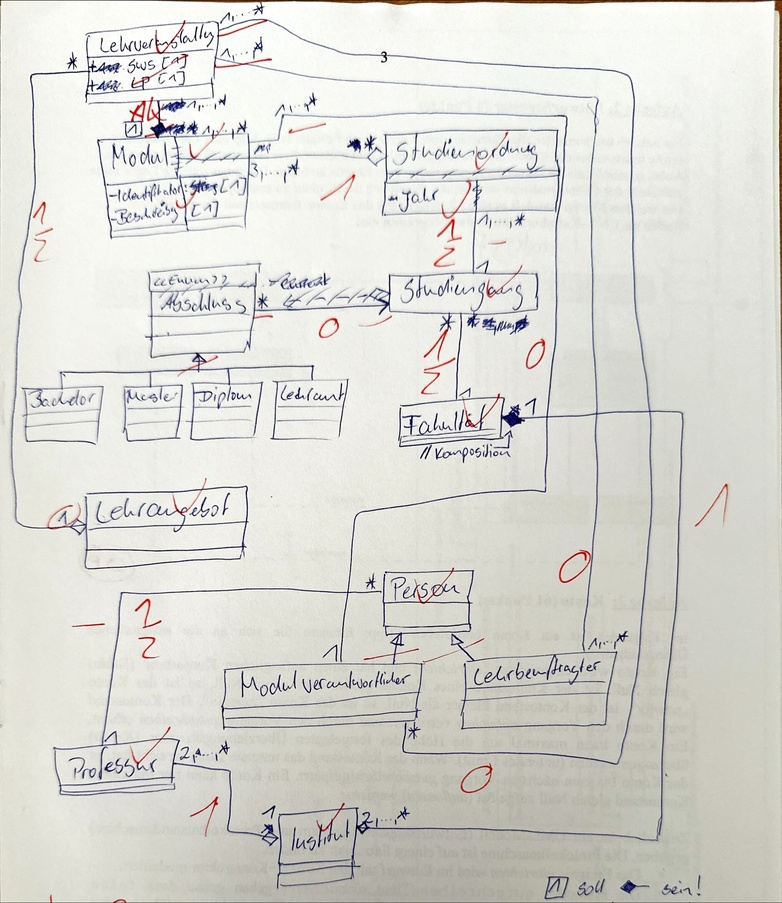
#> input picture streamlit/test/6784dab6-09.05.25_09_58_Microsoft_Lens7_35.jpeg, 782 x 903 px, shrunk from 1870 x 2160 before the run; its folder holds only this picture in this run
$ python -i predictor.py   (imports and definitions only)
#> lines starting #> are read from the running program, lines starting #| are printed output that depends on the picture
#> in preprocess, image is the input picture: shape (903, 782, 3); mean B, G, R 211.3, 217.2, 217.8
import os
import logging

from control_models.base import ControlModel

from typing import List, Dict, Optional, Tuple
from collections import defaultdict
import tempfile
import cv2
import numpy as np
from shapely.geometry import Polygon
from math import sqrt
import copy

logger = logging.getLogger(__name__)
# [2 lines not run here, left out]

def calculate_global_median_color(image, num_samples=1000):
#> called with num_samples = 1000
    h, w, _ = image.shape
#> h = 903; w = 782
    total_pixels = h * w
#> total_pixels = 706146

    # Flatten the image to a 2D array of pixels (N, 3)
    flat_pixels = image.reshape(-1, 3)

    # Randomly choose pixel indices without replacement
    if num_samples > total_pixels:
        num_samples = total_pixels
    indices = np.random.choice(total_pixels, size=num_samples, replace=False)

    # Sampled pixel values
    sampled_pixels = flat_pixels[indices]
#> sampled_pixels = 1000 rows, first 8: [220, 225, 224], [238, 244, 243], [240, 246, 245], [255, 255, 254], [221, 227, 226], [242, 247, 245], [232, 232, 232], [242, 248, 247]

    # Calculate median for each channel
    median_b = int(np.median(sampled_pixels[:, 0]))
#> median_b = 218
    median_g = int(np.median(sampled_pixels[:, 1]))
#> median_g = 226
    median_r = int(np.median(sampled_pixels[:, 2]))
#> median_r = 226

    return median_b, median_g, median_r

def is_dark_mode(image):
    (median_r, median_g, median_b) = calculate_global_median_color(image)
#> median_r = 218; median_g = 226; median_b = 226
    median_color_brightness = (median_r + median_g + median_b) / 3
#> median_color_brightness = 223.3
    return median_color_brightness < 128

def preprocess(source_image_path, target_image_path=None):
    base, ext = os.path.splitext(os.path.basename(source_image_path))
    image = cv2.imread(source_image_path, cv2.IMREAD_UNCHANGED)

    # Preprocessing
    logger.info(f"Preprocessing to {source_image_path}")
    try:
        if len(image.shape) == 2:
            # Grayscale to RGB
            image = cv2.cvtColor(image, cv2.COLOR_GRAY2RGB)
        # Check if image has an alpha channel
        if image.shape[2] == 4:
            # Convert image to float for proper blending
            b, g, r, a = cv2.split(image.astype(float))

            # Normalize alpha to range 0..1
            alpha = a / 255.0

            # Create white background
            white = np.ones_like(alpha) * 255.0

            # Composite each channel over white
            b = b * alpha + white * (1 - alpha)
            g = g * alpha + white * (1 - alpha)
            r = r * alpha + white * (1 - alpha)

            # Stack and convert back to uint8
            image = cv2.merge([b, g, r]).astype(np.uint8)

        if is_dark_mode(image):
            logger.info("Dark mode detected. Inverting image...")
            image = cv2.bitwise_not(image)

        # Add white border
        border_pixels = 10
#> border_pixels = 10
        image = cv2.copyMakeBorder(
            image,
            top=border_pixels,
            bottom=border_pixels,
            left=border_pixels,
            right=border_pixels,
            borderType=cv2.BORDER_CONSTANT,
            value=[255, 255, 255]  # white
        )
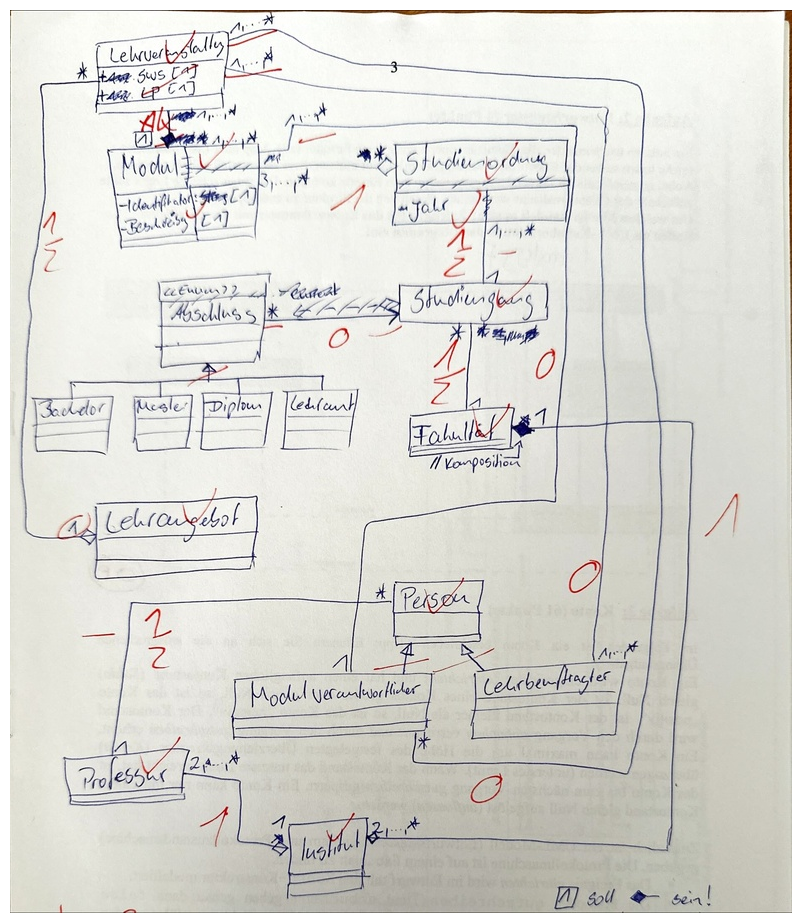
#> image: shape (923, 802, 3); mean B, G, R 213.3, 219, 219.5

        # Save the preprocessed image to a temporary path
        if target_image_path is not None:
            with open(target_image_path, "w", encoding="utf-8"):
                cv2.imwrite(target_image_path, image)
                return target_image_path
        else:
            with tempfile.NamedTemporaryFile(mode='w', delete=False, suffix=f"{base}_preprocessed{ext}") as temp_file:
                temp_path = temp_file.name
                cv2.imwrite(temp_path, image)
                return temp_path
    except Exception as e:
        raise Exception(f"Error during preprocessing.", e)

# [93 lines left out: functions calculate_intersection_area, clear_overlapping_regions, clean_points, points_to_clean_polygon, not called in this run]

def polygon_overlap_relative(poly_a, poly_b):
    inter = poly_a.intersection(poly_b).area
    return inter / (min(poly_a.area, poly_b.area) + 1e-6)

# [100 lines left out: functions polygon_to_points_safe, calculate_stretch_distance, save_polygon_to_file, find, union, extract_loops, not called in this run]

import matplotlib.pyplot as plt
from shapely.geometry import Polygon
from shapely.geometry.base import BaseGeometry

# [493 lines left out: functions plot_shapely_polygon, merge_relationships, stitch_predictions, tile_image, predict_regions, predict_classes and 4 more, not called in this run]

def predict_multiplicities(model, path):
    return model.predict_regions(path)

def get_bounding_box_relative(region):
    return (region['value']['x'], region['value']['y'], region['value']['width'], region['value']['height'])

>>> result = preprocess('test/6784dab6-09.05.25_09_58_Microsoft_Lens7_35.jpeg')

$ run again, on streamlit/test/IMG_3404.JPG
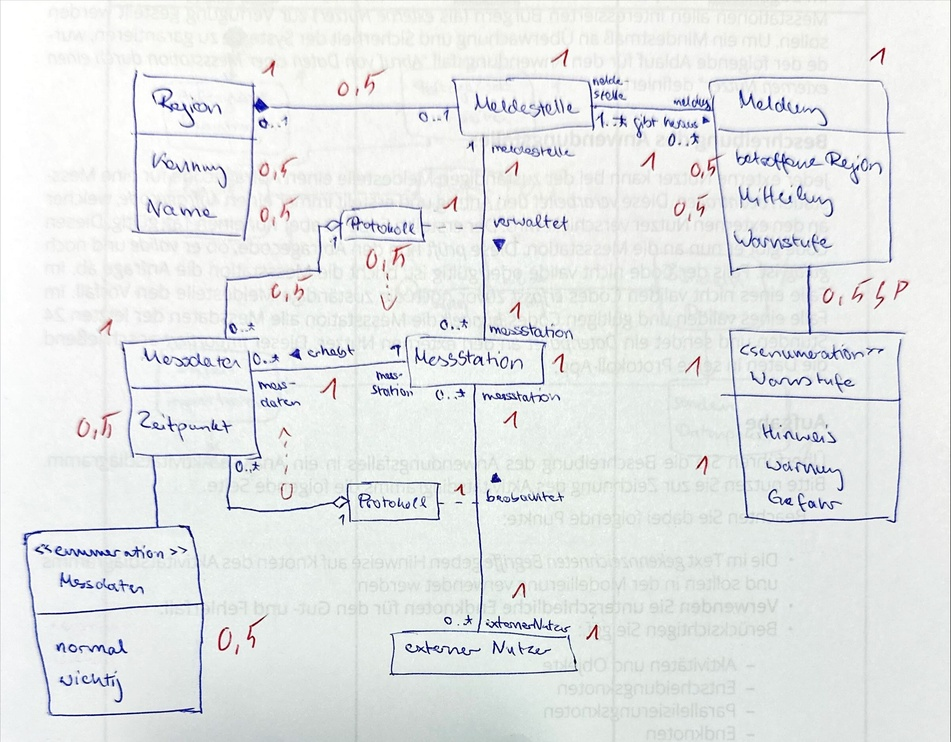
#> input picture streamlit/test/IMG_3404.JPG, 951 x 742 px, shrunk from 2399 x 1870 before the run
#> in preprocess, image is the input picture: shape (742, 951, 3); mean B, G, R 231.7, 232, 229.3
#> sampled_pixels = 1000 rows, first 8: [231, 235, 229], [240, 242, 242], [249, 255, 250], [226, 230, 224], [236, 238, 232], [249, 249, 249], [245, 247, 248], [255, 254, 254]
#> in calculate_global_median_color, `median_b = int(np.median(sampled_pixels[:, 0]))`: median_b = 236
#> in calculate_global_median_color, `median_g = int(np.median(sampled_pixels[:, 1]))`: median_g = 239
#> in calculate_global_median_color, `median_r = int(np.median(sampled_pixels[:, 2]))`: median_r = 235
#> in is_dark_mode, `(median_r, median_g, median_b) = calculate_global_median_color(image)`: median_r = 236; median_g = 239; median_b = 235
#> median_color_brightness = 236.7
#> border_pixels = 10
#> in preprocess, `image = cv2.copyMakeBorder( image, top=border_pixels, bottom=border_pi..`:
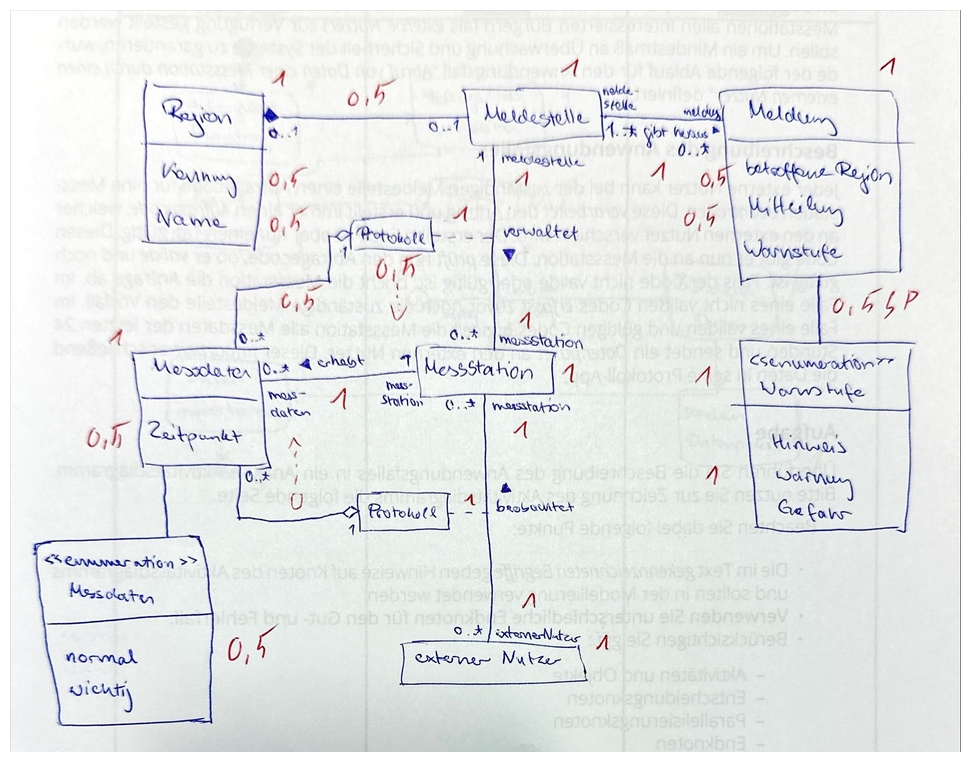
#> image: shape (762, 971, 3); mean B, G, R 232.8, 233.1, 230.5

$ run again, on streamlit/test/IMG_3500.JPG
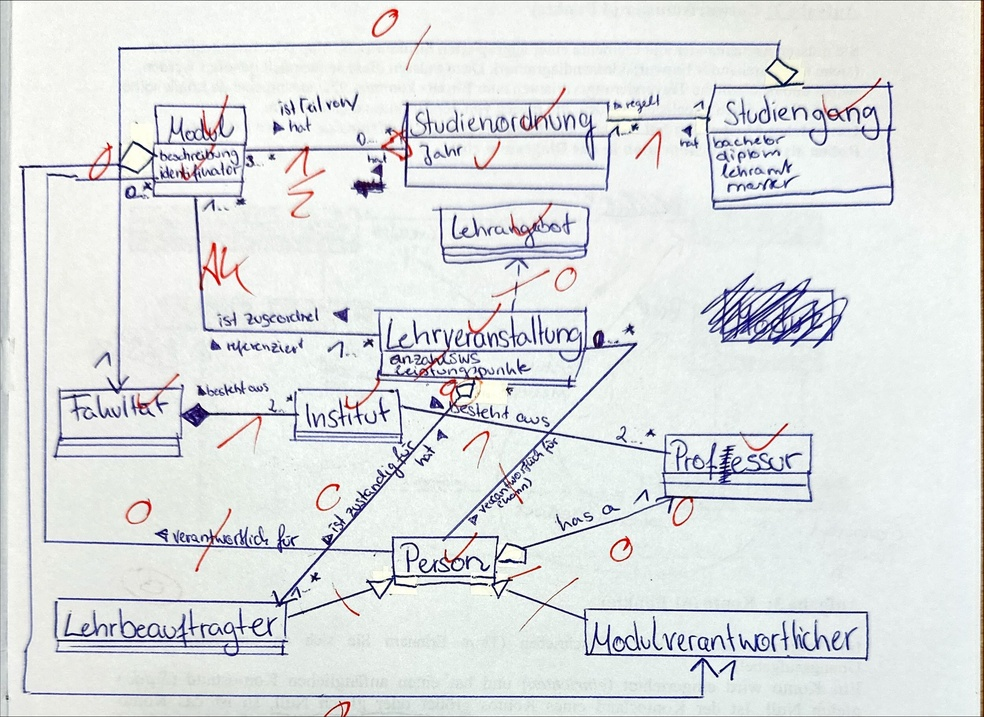
#> input picture streamlit/test/IMG_3500.JPG, 984 x 717 px, shrunk from 2495 x 1819 before the run
#> in preprocess, image is the input picture: shape (717, 984, 3); mean B, G, R 225.8, 225, 222
#> sampled_pixels = 1000 rows, first 8: [238, 239, 235], [246, 250, 244], [240, 243, 241], [238, 243, 242], [239, 242, 240], [243, 245, 239], [99, 72, 75], [244, 246, 240]
#> in calculate_global_median_color, `median_b = int(np.median(sampled_pixels[:, 0]))`: median_b = 237
#> in calculate_global_median_color, `median_g = int(np.median(sampled_pixels[:, 1]))`: median_g = 239
#> in calculate_global_median_color, `median_r = int(np.median(sampled_pixels[:, 2]))`: median_r = 235
#> in is_dark_mode, `(median_r, median_g, median_b) = calculate_global_median_color(image)`: median_r = 237; median_g = 239; median_b = 235
#> median_color_brightness = 237
#> border_pixels = 10
#> in preprocess, `image = cv2.copyMakeBorder( image, top=border_pixels, bottom=border_pi..`:
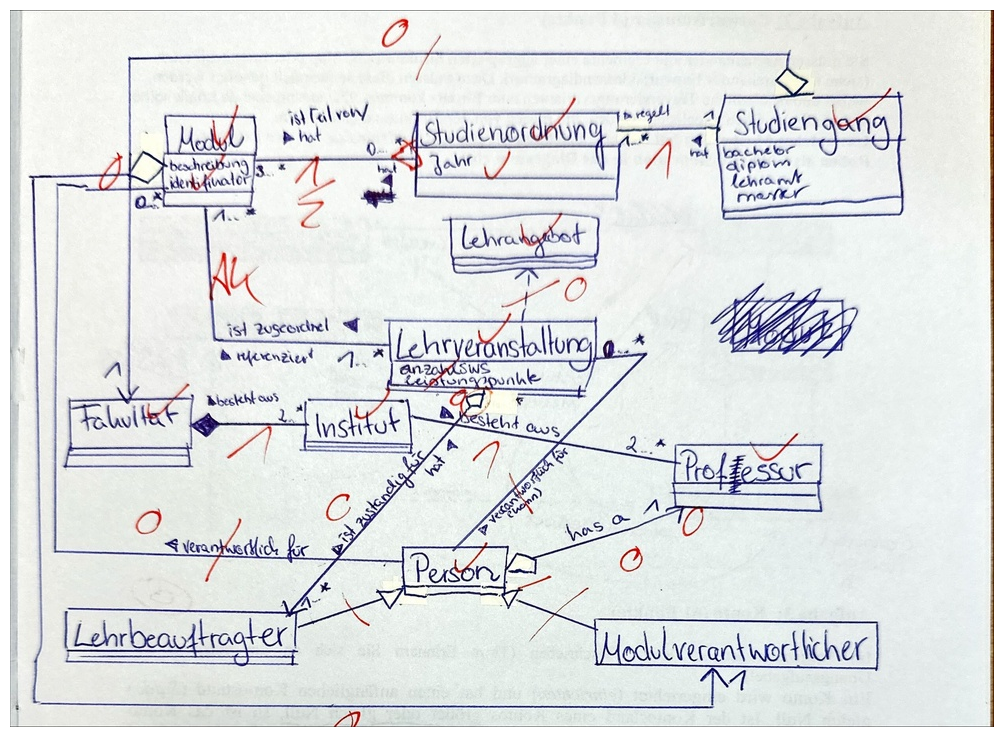
#> image: shape (737, 1004, 3); mean B, G, R 227.1, 226.4, 223.6

$ run again, on streamlit/test/IMG_3515.JPG
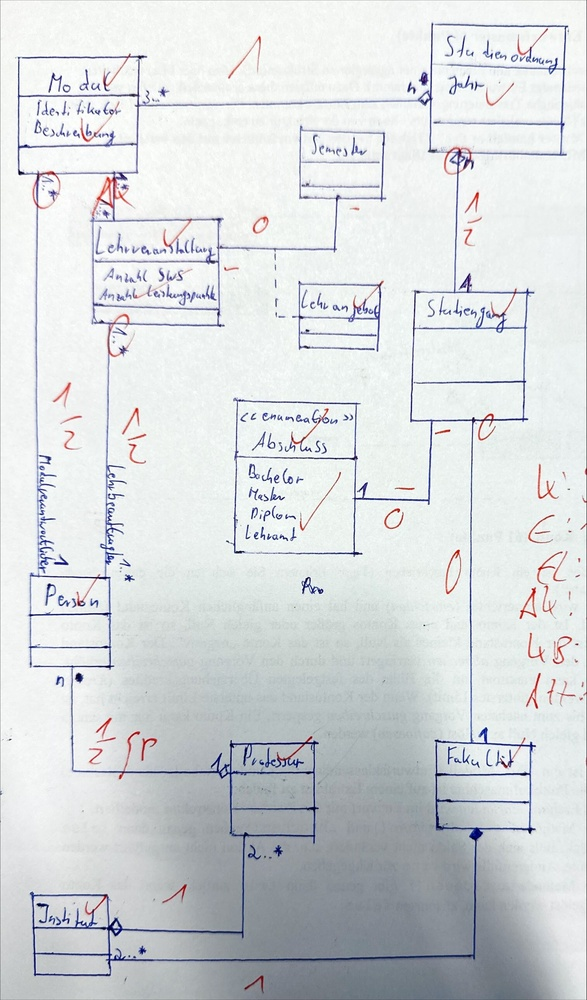
#> input picture streamlit/test/IMG_3515.JPG, 587 x 1000 px, shrunk from 1511 x 2573 before the run
#> in preprocess, image is the input picture: shape (1000, 587, 3); mean B, G, R 219.4, 217.4, 213.6
#> sampled_pixels = 1000 rows, first 8: [233, 231, 230], [238, 239, 235], [243, 246, 244], [244, 247, 245], [154, 150, 145], [226, 224, 223], [242, 245, 243], [149, 143, 136]
#> in calculate_global_median_color, `median_b = int(np.median(sampled_pixels[:, 0]))`: median_b = 238
#> in calculate_global_median_color, `median_g = int(np.median(sampled_pixels[:, 1]))`: median_g = 239
#> in calculate_global_median_color, `median_r = int(np.median(sampled_pixels[:, 2]))`: median_r = 235
#> in is_dark_mode, `(median_r, median_g, median_b) = calculate_global_median_color(image)`: median_r = 238; median_g = 239; median_b = 235
#> median_color_brightness = 237.3
#> border_pixels = 10
#> in preprocess, `image = cv2.copyMakeBorder( image, top=border_pixels, bottom=border_pi..`:
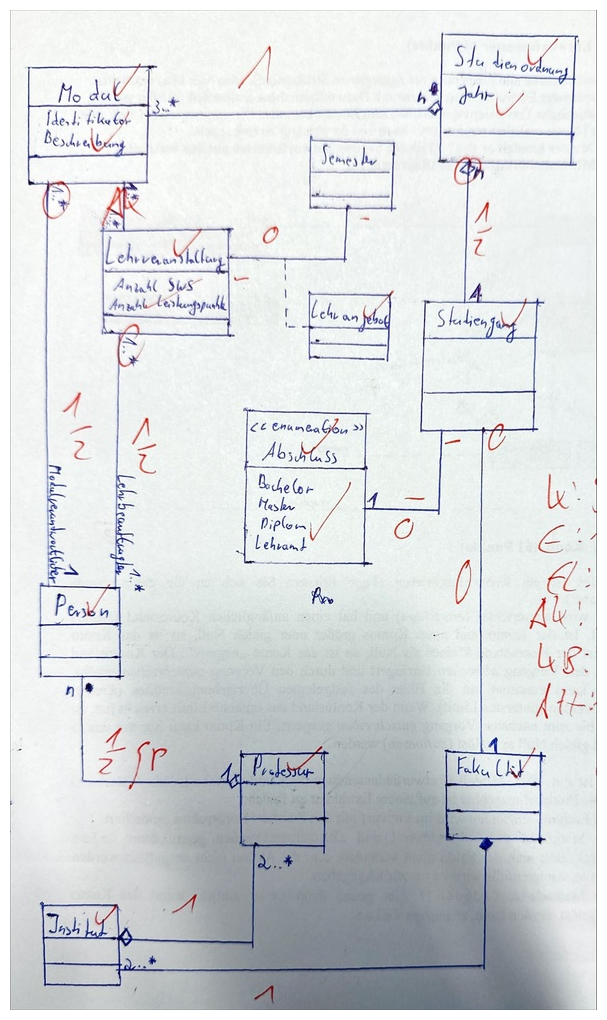
#> image: shape (1020, 607, 3); mean B, G, R 221.2, 219.4, 215.8
